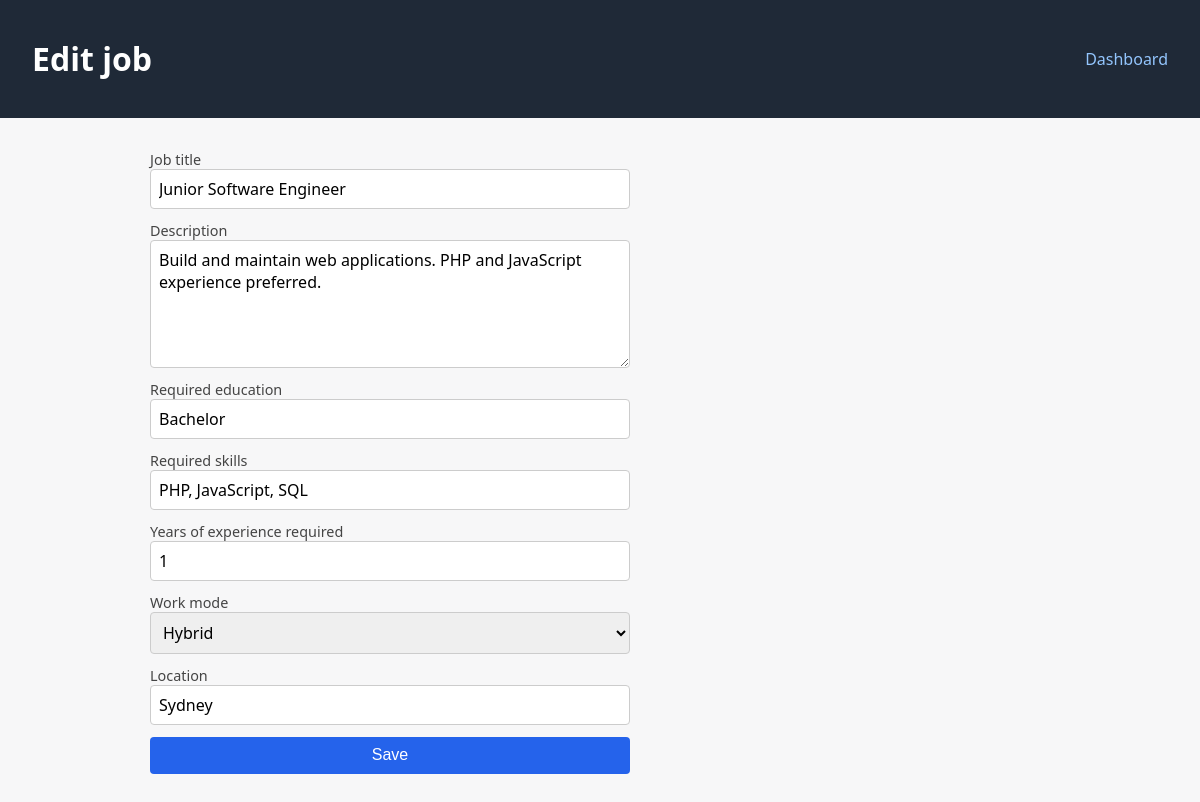
The page /employer/edit_job.php?id=1 (signed in) on the database its author committed.
### tables this page shows
CREATE TABLE jobs (
    id                INT AUTO_INCREMENT PRIMARY KEY,
    employer_id       INT NOT NULL,
    title             VARCHAR(255) NOT NULL,
    description       TEXT NOT NULL,
    required_education VARCHAR(255),
    required_skills   TEXT,
    years_experience  INT DEFAULT 0,
    work_mode         ENUM('Remote', 'On-site', 'Hybrid') DEFAULT 'On-site',
    location          VARCHAR(255),
    created_at        TIMESTAMP DEFAULT CURRENT_TIMESTAMP,
    FOREIGN KEY (employer_id) REFERENCES users(id) ON DELETE CASCADE
);

### bootstrap.php (called while the page is built, shortened)
<?php
spl_autoload_register(function (string $class): void {
    $prefixes = [
        'App\\'   => __DIR__ . '/src/',
        'Tests\\' => __DIR__ . '/tests/',
    ];
    foreach ($prefixes as $prefix => $baseDir) {
        if (str_starts_with($class, $prefix)) {
            $relative = substr($class, strlen($prefix));
            $file = $baseDir . str_replace('\\', '/', $relative) . '.php';
            return;
        }
    }
});

### src/Database.php (called while the page is built, shortened)
<?php
class Database
{
    private static ?PDO $pdo = null;
    public static function connection(): PDO
    {
        if (self::$pdo === null) {
            $config = require __DIR__ . '/../config/config.php';
            $dsn = sprintf(
                'mysql:host=%s;dbname=%s;charset=utf8mb4',
                $config['db_host'],
                $config['db_name']
            );
            try {
                self::$pdo = new PDO($dsn, $config['db_user'], $config['db_pass'], [
                    PDO::ATTR_ERRMODE            => PDO::ERRMODE_EXCEPTION,
                    PDO::ATTR_DEFAULT_FETCH_MODE => PDO::FETCH_ASSOC,
                    PDO::ATTR_EMULATE_PREPARES   => false,
                ]);
            } catch (PDOException $e) {
                http_response_code(500);
                die('Database connection failed: ' . htmlspecialchars($e->getMessage()));
            }
        }
        return self::$pdo;
    }
}

### src/JobRepository.php (called while the page is built, shortened)
<?php
class JobRepository
{
    public static function find(int $jobId): ?array
    {
        $stmt = Database::connection()->prepare(
            'SELECT j.*, e.company_name, e.company_info
             FROM jobs j
             LEFT JOIN employers e ON e.user_id = j.employer_id
             WHERE j.id = ? LIMIT 1'
        );
        $stmt->execute([$jobId]);
        $row = $stmt->fetch();
        return $row ?: null;
    }
}

### employer/edit_job.php (the view, shortened to what this page needs)
<?php
require_once __DIR__ . '/../bootstrap.php';
$jobId  = (int)($_GET['id'] ?? 0);
$job    = JobRepository::find($jobId);
?>
<!DOCTYPE html>
<html lang="en">
<head>
    <link rel="stylesheet" href="../assets/css/style.css">
</head>
<body>
<header>
    <h1>Edit job</h1>
    <nav><a href="../employer/dashboard.php">Dashboard</a></nav>
</header>
<main>
    <form method="POST" class="auth-form">
        <label>Job title <input name="title" required value="<?= htmlspecialchars($job['title']) ?>"></label>
        <label>Description <textarea name="description" required rows="5"><?= htmlspecialchars($job['description']) ?></textarea></label>
        <label>Required education <input name="required_education" value="<?= htmlspecialchars($job['required_education']) ?>"></label>
        <label>Required skills <input name="required_skills" value="<?= htmlspecialchars($job['required_skills']) ?>"></label>
        <label>Years of experience required
            <input type="number" name="years_experience" min="0" value="<?= (int)$job['years_experience'] ?>">
        </label>
        <label>Work mode
            <select name="work_mode">
                <?php foreach (['On-site', 'Remote', 'Hybrid'] as $mode): ?>
                    <option <?= $job['work_mode'] === $mode ? 'selected' : '' ?>><?= $mode ?></option>
                <?php endforeach; ?>
            </select>
        </label>
        <label>Location <input name="location" value="<?= htmlspecialchars($job['location']) ?>"></label>
        <button type="submit">Save</button>
    </form>
</main>
</body>
</html>

### assets/css/style.css (style rules this page uses)
body { font-family: system-ui, -apple-system, sans-serif; margin: 0; color: #222; background: #f7f7f8; }
header { background: #1f2937; color: white; padding: 1rem 2rem; display: flex; justify-content: space-between; align-items: center; }
header nav a { color: #93c5fd; margin-left: 1rem; text-decoration: none; }
main { max-width: 900px; margin: 2rem auto; padding: 0 1rem; }
.auth-form { display: flex; flex-direction: column; gap: 0.75rem; max-width: 480px; }
.auth-form label { display: flex; flex-direction: column; font-size: 0.9rem; color: #444; }
.auth-form input, .auth-form select, .auth-form textarea { padding: 0.5rem; border: 1px solid #ccc; border-radius: 4px; font-size: 1rem; font-family: inherit; }
.auth-form button { padding: 0.6rem; background: #2563eb; color: white; border: none; border-radius: 4px; cursor: pointer; font-size: 1rem; }

### rows shown on the page
jobs: title "Junior Software Engineer", description "Build and maintain web applications. PHP and JavaScript experience preferred.", required_education "Bachelor", required_skills "PHP, JavaScript, SQL", years_experience "1", work_mode "Hybrid", location "Sydney"
